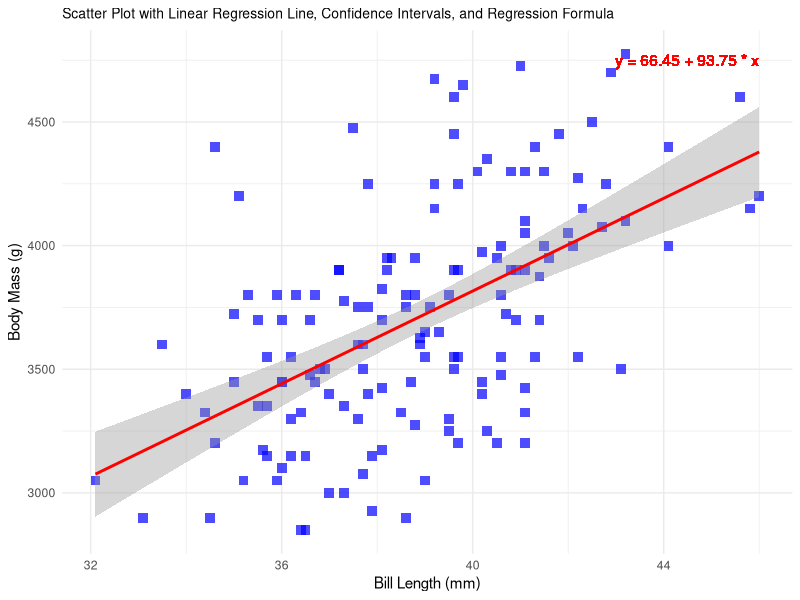
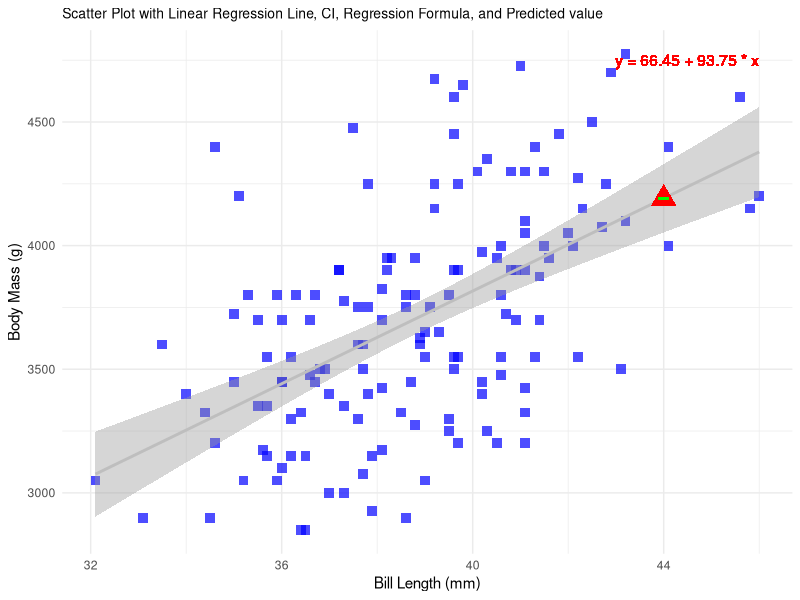

These charts were generated, in order, by the following R code:
## ---- chunk 1
if (!require("palmerpenguins")) install.packages("palmerpenguins")
library(palmerpenguins)

# Load the penguins dataset
data("penguins")
str(penguins)

# Check for missing values
sum(is.na(penguins))
## ---- chunk 2
# Remove rows with missing values
penguins <- na.omit(penguins)

head(penguins)
## ---- chunk 3
# Select only the species "Adelie"
penguins <- subset(penguins, species == "Adelie")

## ---- chunk 4
correlation <- cor(penguins$bill_length_mm, penguins$body_mass_g)

# Print the correlation
cat("Correlation between bill_length_mm and body_mass_g:", correlation, "\n")
## ---- chunk 5
library(ggplot2)

# Fit the linear model
model <- lm(body_mass_g ~ bill_length_mm, data = penguins)

# Extract coefficients
a_hat <- coef(model)[1]
b_hat <- coef(model)[2]

# Create a scatter plot with a linear regression line, confidence intervals, and regression formula
ggplot(penguins, aes(x = bill_length_mm, y = body_mass_g)) +
  geom_point(shape=15, alpha=0.7,size=3, color="blue") +
  geom_smooth(method = "lm", se = TRUE, color = "red") +
  geom_text(aes(x = max(bill_length_mm), y = max(body_mass_g), 
                label = paste("y =", round(a_hat, 2), "+", round(b_hat, 2), "* x")), 
            hjust = 1, vjust = 1, color = "red") +
  labs(title = "Scatter Plot with Linear Regression Line, Confidence Intervals, and Regression Formula",
       x = "Bill Length (mm)",
       y = "Body Mass (g)") +
  theme_minimal()+
  theme(plot.title = element_text(size = 10))  # Set the size of the title
## ---- chunk 6
# Create a data frame
data <- data.frame(x = penguins$bill_length_mm, y = penguins$body_mass_g)

# Fit the linear model
model <- lm(y ~ x, data = data)

# Obtain estimators a and b
a_hat <- coef(model)[1]
b_hat <- coef(model)[2]

# Print the estimators
cat("Estimator of a (Intercept):", a_hat, "\n")
cat("Estimator of b (Slope):", b_hat, "\n")

# Get the fitted linear equation
fitted_equation <- paste("y_hat =", round(a_hat, 4), "+", round(b_hat, 4), "* x")

# Print the fitted linear equation
cat("Fitted linear equation:\n", fitted_equation, "\n")
## ---- chunk 7
# Calculate residuals
residuals <- residuals(model)

# Calculate the estimator for population variance
population_var_estimator <- sum(residuals^2) / (length(residuals) - 2)

# Print the estimator for population variance
cat("Estimator for Population Variance (sigma^2):", population_var_estimator, "\n")
## ---- chunk 8
# Calculate the sum of squared differences between each x_i and the mean of x
sum_squares <- sum((data$x - mean(data$x))^2)

# Print the sum of squares
cat("Sum of Squares:", sum_squares, "\n")
## ---- chunk 9
# Extract the estimate and standard error of the slope
b_hat <- coef(model)[2]
se_b_hat <- summary(model)$coefficients[2, 2]

# Assume sigma is known with sigma^2 = 0.8
sigma_squared <- 0.8

# Calculate the test statistic
z_stat <- b_hat / (sqrt(sigma_squared) * se_b_hat)

# Calculate the p-value
p_value <- 2 * pnorm(-abs(z_stat))

# Print the test statistic and p-value
cat("Test Statistic (z):", z_stat, "\n")
cat("P-value:", p_value, "\n")
## ---- chunk 10
# Extract the estimate and standard error of the slope
b_hat <- coef(model)[2]
se_b_hat <- summary(model)$coefficients[2, 2]

# Degrees of freedom
df <- length(data$x) - 2  # df = n - 2 for simple linear regression

# Given t-value for alpha = 0.05 and df = 3
given_t_value <- 3.18

# Calculate the test statistic
t_stat <- b_hat / se_b_hat

# Calculate the p-value
p_value <- 2 * pt(-abs(t_stat), df)

# Print the calculated t-statistic and p-value
cat("Calculated t-statistic:", t_stat, "\n")
cat("P-value:", p_value, "\n")
## ---- chunk 11
# Extract residuals and fitted values
residuals <- residuals(model)
fitted_values <- predict(model)
leverage <- hatvalues(model)

# Calculate the variance of the residuals
mse <- sum(residuals^2) / (length(residuals) - 2)  # Mean Squared Error (MSE)

# Calculate the variance of the first residual
var_e1 <- mse * (1 - 1/length(residuals) - ((data$x[1] - mean(data$x))^2) / sum((data$x - mean(data$x))^2))

# Print the variance of the first residual
cat("Variance of the first residual (e1):", var_e1, "\n")
## ---- chunk 12
# Calculate the estimated variance of the error term (MSE)
mse <- sum(residuals^2) / (length(residuals) - 2)

# Calculate the studentized residual for the first observation
studentized_residual_1 <- residuals[1] / sqrt(mse * (1 - leverage[1]))

# Print the studentized residual for the first observation
cat("Studentized Residual for the first observation:", studentized_residual_1, "\n")
## ---- chunk 13
# Extract leverages
leverage <- hatvalues(model)

# Find the observation with the largest leverage
max_leverage_index <- which.max(leverage)
max_leverage_value <- leverage[max_leverage_index]

# Print the observation index and its leverage
cat("Observation with the largest leverage (h_ii):", max_leverage_index, "\n")
cat("Largest leverage value (h_ii):", max_leverage_value, "\n")
## ---- chunk 14
# New data point
new_x <- 44

# Calculate the standard error of the prediction
se_prediction <- sqrt(sigma_squared * (1/length(data$x) + (new_x - mean(data$x))^2 / sum((data$x - mean(data$x))^2)))

# Critical value for a 95% confidence interval
z <- qnorm(1 - 0.05/2)

# Calculate the predicted value and confidence interval
predicted_value <- a_hat + b_hat * new_x
lower_bound <- predicted_value - z * se_prediction
upper_bound <- predicted_value + z * se_prediction

# Print the results
cat("Predicted Value:", predicted_value, "\n")
cat("95% Confidence Interval: [", lower_bound, ",", upper_bound, "]\n")

# Create a scatter plot with a linear regression line, confidence intervals, regression formula, and new data point
ggplot(penguins, aes(x = bill_length_mm, y = body_mass_g)) +
  geom_point(shape=15, alpha=0.7,size=3, color="blue") +
  geom_smooth(method = "lm", se = TRUE, color = "grey") +
  geom_text(aes(x = max(bill_length_mm), y = max(body_mass_g), 
                label = paste("y =", round(a_hat, 2), "+", round(b_hat, 2), "* x")), 
            hjust = 1, vjust = 1, color = "red") +
  geom_point(aes(x = new_x, y = predicted_value), color = "red", size = 6, shape=17) +
  geom_errorbar(aes(x = new_x, ymin = lower_bound, ymax = upper_bound), color = "green", width = 0.2) +
  labs(title = "Scatter Plot with Linear Regression Line, CI, Regression Formula, and Predicted value",
       x = "Bill Length (mm)",
       y = "Body Mass (g)") +
  theme_minimal()+
  theme(plot.title = element_text(size = 10))
